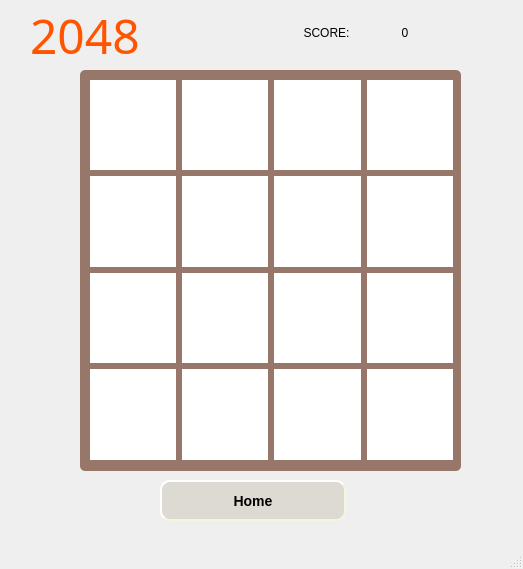
<?xml version="1.0" encoding="UTF-8"?>
<ui version="4.0">
 <class>game2</class>
 <widget class="QMainWindow" name="game2">
  <property name="geometry">
   <rect>
    <x>0</x>
    <y>0</y>
    <width>523</width>
    <height>569</height>
   </rect>
  </property>
  <property name="windowTitle">
   <string>MainWindow</string>
  </property>
  <widget class="QWidget" name="centralwidget">
   <widget class="QWidget" name="gridLayoutWidget">
    <property name="geometry">
     <rect>
      <x>90</x>
      <y>80</y>
      <width>363</width>
      <height>380</height>
     </rect>
    </property>
    <layout class="QGridLayout" name="gridLayout">
     <item row="1" column="1">
      <widget class="QGraphicsView" name="p6">
       <property name="focusPolicy">
        <enum>Qt::NoFocus</enum>
       </property>
       <property name="styleSheet">
        <string notr="true">background-image: url(:/0.png);
border-radius:6px</string>
       </property>
      </widget>
     </item>
     <item row="3" column="1">
      <widget class="QGraphicsView" name="p14">
       <property name="focusPolicy">
        <enum>Qt::NoFocus</enum>
       </property>
       <property name="styleSheet">
        <string notr="true">background-image: url(:/0.png);
border-radius:6px</string>
       </property>
      </widget>
     </item>
     <item row="2" column="0">
      <widget class="QGraphicsView" name="p9">
       <property name="focusPolicy">
        <enum>Qt::NoFocus</enum>
       </property>
       <property name="styleSheet">
        <string notr="true">background-image: url(:/0.png);
border-radius:6px</string>
       </property>
      </widget>
     </item>
     <item row="1" column="3">
      <widget class="QGraphicsView" name="p8">
       <property name="focusPolicy">
        <enum>Qt::NoFocus</enum>
       </property>
       <property name="styleSheet">
        <string notr="true">background-image: url(:/0.png);
border-radius:6px</string>
       </property>
      </widget>
     </item>
     <item row="3" column="2">
      <widget class="QGraphicsView" name="p15">
       <property name="focusPolicy">
        <enum>Qt::NoFocus</enum>
       </property>
       <property name="styleSheet">
        <string notr="true">background-image: url(:/0.png);
border-radius:6px</string>
       </property>
      </widget>
     </item>
     <item row="0" column="3">
      <widget class="QGraphicsView" name="p4">
       <property name="focusPolicy">
        <enum>Qt::NoFocus</enum>
       </property>
       <property name="styleSheet">
        <string notr="true">background-image: url(:/0.png);
border-radius:6px</string>
       </property>
      </widget>
     </item>
     <item row="0" column="2">
      <widget class="QGraphicsView" name="p3">
       <property name="focusPolicy">
        <enum>Qt::NoFocus</enum>
       </property>
       <property name="styleSheet">
        <string notr="true">background-image: url(:/0.png);
border-radius:6px</string>
       </property>
      </widget>
     </item>
     <item row="3" column="3">
      <widget class="QGraphicsView" name="p16">
       <property name="styleSheet">
        <string notr="true">background-image: url(:/0.png);
border-radius:6px</string>
       </property>
      </widget>
     </item>
     <item row="2" column="1">
      <widget class="QGraphicsView" name="p10">
       <property name="focusPolicy">
        <enum>Qt::NoFocus</enum>
       </property>
       <property name="styleSheet">
        <string notr="true">background-image: url(:/0.png);
border-radius:6px</string>
       </property>
      </widget>
     </item>
     <item row="0" column="1">
      <widget class="QGraphicsView" name="p2">
       <property name="focusPolicy">
        <enum>Qt::NoFocus</enum>
       </property>
       <property name="styleSheet">
        <string notr="true">background-image: url(:/0.png);
border-radius:6px</string>
       </property>
      </widget>
     </item>
     <item row="1" column="0">
      <widget class="QGraphicsView" name="p5">
       <property name="focusPolicy">
        <enum>Qt::NoFocus</enum>
       </property>
       <property name="styleSheet">
        <string notr="true">background-image: url(:/0.png);
border-radius:6px</string>
       </property>
      </widget>
     </item>
     <item row="2" column="2">
      <widget class="QGraphicsView" name="p11">
       <property name="focusPolicy">
        <enum>Qt::NoFocus</enum>
       </property>
       <property name="styleSheet">
        <string notr="true">background-image: url(:/0.png);
border-radius:6px</string>
       </property>
      </widget>
     </item>
     <item row="2" column="3">
      <widget class="QGraphicsView" name="p12">
       <property name="focusPolicy">
        <enum>Qt::NoFocus</enum>
       </property>
       <property name="styleSheet">
        <string notr="true">background-image: url(:/0.png);
border-radius:6px</string>
       </property>
      </widget>
     </item>
     <item row="1" column="2">
      <widget class="QGraphicsView" name="p7">
       <property name="focusPolicy">
        <enum>Qt::NoFocus</enum>
       </property>
       <property name="styleSheet">
        <string notr="true">background-image: url(:/0.png);
border-radius:6px</string>
       </property>
      </widget>
     </item>
     <item row="3" column="0">
      <widget class="QGraphicsView" name="p13">
       <property name="focusPolicy">
        <enum>Qt::NoFocus</enum>
       </property>
       <property name="styleSheet">
        <string notr="true">background-image: url(:/0.png);
border-radius:6px</string>
       </property>
      </widget>
     </item>
     <item row="0" column="0">
      <widget class="QGraphicsView" name="p1">
       <property name="focusPolicy">
        <enum>Qt::NoFocus</enum>
       </property>
       <property name="styleSheet">
        <string notr="true">background-image: url(:/0.png);
border-radius:6px</string>
       </property>
      </widget>
     </item>
    </layout>
   </widget>
   <widget class="QLabel" name="label_3">
    <property name="geometry">
     <rect>
      <x>30</x>
      <y>0</y>
      <width>151</width>
      <height>71</height>
     </rect>
    </property>
    <property name="font">
     <font>
      <family>Castellar</family>
      <pointsize>36</pointsize>
     </font>
    </property>
    <property name="text">
     <string>&lt;html&gt;&lt;head/&gt;&lt;body&gt;&lt;p&gt;&lt;span style=&quot; color:#ff5500;&quot;&gt;2048&lt;/span&gt;&lt;/p&gt;&lt;/body&gt;&lt;/html&gt;</string>
    </property>
   </widget>
   <widget class="QWidget" name="widget" native="true">
    <property name="geometry">
     <rect>
      <x>80</x>
      <y>70</y>
      <width>381</width>
      <height>401</height>
     </rect>
    </property>
    <property name="styleSheet">
     <string notr="true">background-color: rgb(150, 119, 105);
border-radius:5px;</string>
    </property>
   </widget>
   <widget class="QPushButton" name="pushButton_3">
    <property name="geometry">
     <rect>
      <x>160</x>
      <y>480</y>
      <width>186</width>
      <height>41</height>
     </rect>
    </property>
    <property name="styleSheet">
     <string notr="true">#pushButton_3
{
 background-color: rgb(203, 194, 182, 0.5);
 
    border-style: outset;
    border-width: 2px;
    border-radius: 10px;
    border-color: beige;
    font: bold 14px;
    min-width: 10em;
    padding: 6px;
}
</string>
    </property>
    <property name="text">
     <string>Home</string>
    </property>
   </widget>
   <widget class="QWidget" name="layoutWidget">
    <property name="geometry">
     <rect>
      <x>290</x>
      <y>20</y>
      <width>151</width>
      <height>26</height>
     </rect>
    </property>
    <layout class="QHBoxLayout" name="horizontalLayout">
     <item>
      <widget class="QLabel" name="label">
       <property name="styleSheet">
        <string notr="true">border-color: rgb(255, 170, 0);
font: 87 10pt &quot;Arial Black&quot;;</string>
       </property>
       <property name="text">
        <string>SCORE:</string>
       </property>
       <property name="alignment">
        <set>Qt::AlignCenter</set>
       </property>
      </widget>
     </item>
     <item>
      <widget class="QLabel" name="label_2">
       <property name="styleSheet">
        <string notr="true">font: 75 12pt &quot;MS Sans Serif&quot;;</string>
       </property>
       <property name="text">
        <string>0</string>
       </property>
       <property name="alignment">
        <set>Qt::AlignCenter</set>
       </property>
      </widget>
     </item>
    </layout>
   </widget>
   <zorder>layoutWidget</zorder>
   <zorder>widget</zorder>
   <zorder>gridLayoutWidget</zorder>
   <zorder>label_3</zorder>
   <zorder>pushButton_3</zorder>
  </widget>
  <widget class="QMenuBar" name="menubar">
   <property name="geometry">
    <rect>
     <x>0</x>
     <y>0</y>
     <width>523</width>
     <height>25</height>
    </rect>
   </property>
  </widget>
  <widget class="QStatusBar" name="statusbar"/>
 </widget>
 <resources/>
 <connections/>
</ui>
